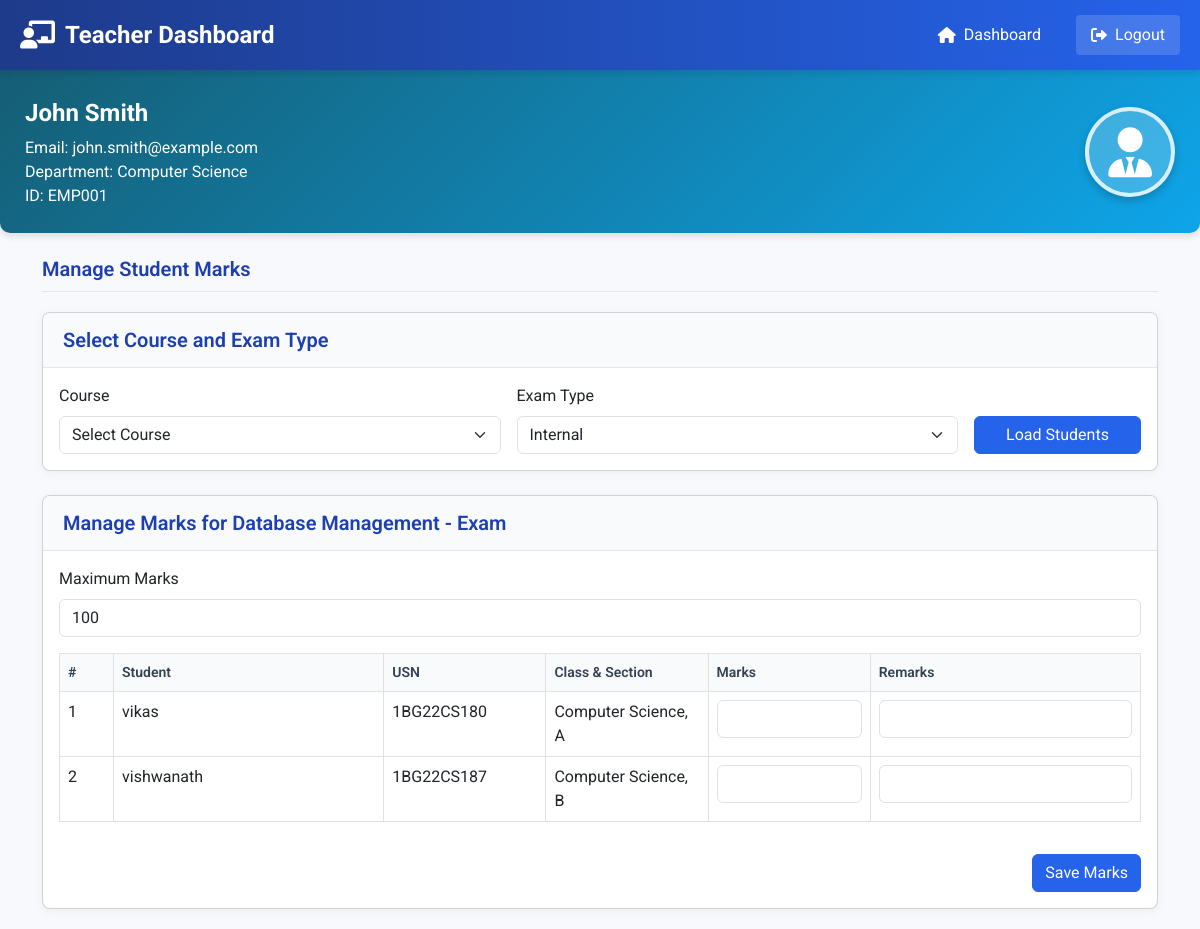
Screenshot of /teacher/manage_marks.php?course=3 (signed in) with the database file from the repository.
### tables this page shows
CREATE TABLE `teachers` (
  `id` int(11) NOT NULL,
  `full_name` varchar(100) NOT NULL,
  `email` varchar(100) NOT NULL,
  `password` varchar(255) NOT NULL,
  `employee_id` varchar(20) NOT NULL,
  `department` varchar(50) NOT NULL,
  `created_at` timestamp NOT NULL DEFAULT current_timestamp(),
  `updated_at` timestamp NOT NULL DEFAULT current_timestamp() ON UPDATE current_timestamp()
);

CREATE TABLE `courses` (
  `id` int(11) NOT NULL,
  `course_code` varchar(20) NOT NULL,
  `course_name` varchar(100) NOT NULL,
  `semester` varchar(20) NOT NULL,
  `created_at` timestamp NOT NULL DEFAULT current_timestamp(),
  `updated_at` timestamp NOT NULL DEFAULT current_timestamp() ON UPDATE current_timestamp()
);

CREATE TABLE `students` (
  `id` int(11) NOT NULL,
  `full_name` varchar(100) NOT NULL,
  `usn` varchar(20) NOT NULL,
  `email` varchar(100) DEFAULT NULL,
  `phone` varchar(20) DEFAULT NULL,
  `dob` date NOT NULL,
  `class` varchar(50) NOT NULL,
  `section` varchar(10) NOT NULL,
  `created_at` timestamp NOT NULL DEFAULT current_timestamp(),
  `updated_at` timestamp NOT NULL DEFAULT current_timestamp() ON UPDATE current_timestamp()
);

### teacher/manage_marks.php (the view, shortened to what this page needs)
<?php
require_once '../includes/functions.php';
$teacher_id = $_SESSION['teacher_id'];
$page_title = "Manage Student Marks";
$sql = "SELECT * FROM teachers WHERE id = ?";
$stmt = $conn->prepare($sql);
$stmt->bind_param("i", $teacher_id);
$stmt->execute();
$result = $stmt->get_result();
$teacher = $result->fetch_assoc();
$courses_sql = "SELECT
    c.id,
    c.course_code,
    c.course_name,
    c.semester
FROM
    courses c
JOIN
    teacher_courses tc ON c.id = tc.course_id
WHERE
    tc.teacher_id = ?
ORDER BY
    c.course_code ASC";
$courses_stmt = $conn->prepare($courses_sql);
$courses_stmt->bind_param("i", $teacher_id);
$courses_stmt->execute();
$courses_result = $courses_stmt->get_result();
$courses = [];
while($course = $courses_result->fetch_assoc()) {
    $courses[] = $course;
}
$selected_course = null;
$students = [];
$exam_types = ['internal', 'midterm', 'final'];
if (isset($_GET['course']) && is_numeric($_GET['course'])) {
    $selected_course = $_GET['course'];
    $course_sql = "SELECT * FROM courses WHERE id = ?";
    $course_stmt = $conn->prepare($course_sql);
    $course_stmt->bind_param("i", $selected_course);
    $course_stmt->execute();
    $course_result = $course_stmt->get_result();
    $course = $course_result->fetch_assoc();
    $students_sql = "SELECT
        s.id,
        s.full_name,
        s.usn,
        s.class,
        s.section
    FROM
        students s
    JOIN
        student_courses sc ON s.id = sc.student_id
    WHERE
        sc.course_id = ?
    ORDER BY
        s.full_name ASC";
    $students_stmt = $conn->prepare($students_sql);
    $students_stmt->bind_param("i", $selected_course);
    $students_stmt->execute();
    $students_result = $students_stmt->get_result();
    while($student = $students_result->fetch_assoc()) {
        $students[] = $student;
    }
}
?>
<!DOCTYPE html>
<html lang="en">
<head>
    <link href="https://cdn.jsdelivr.net/npm/bootstrap@5.3.0-alpha1/dist/css/bootstrap.min.css" rel="stylesheet">
    <link rel="stylesheet" href="https://cdnjs.cloudflare.com/ajax/libs/font-awesome/6.0.0/css/all.min.css">
</head>
<body>
    <div class="header">
        <div class="header-container">
            <div class="header-logo">
                <i class="fas fa-chalkboard-teacher"></i>
                <span>Teacher Dashboard</span>
            </div>
            <div class="header-nav">
                <div class="header-nav-item">
                    <a href="dashboard.php" class="header-nav-link">
                        <i class="fas fa-home"></i> Dashboard
                    </a>
                </div>
                <div class="header-nav-item">
                    <a href="../logout.php" class="header-nav-link logout-link">
                        <i class="fas fa-sign-out-alt"></i> Logout
                    </a>
                </div>
            </div>
        </div>
    </div>
    <div class="teacher-info">
        <div>
            <div class="teacher-name"><?php echo htmlspecialchars($_SESSION['full_name'] ?? $teacher['full_name']); ?></div>
            <div class="teacher-details">
                <div>Email: <?php echo htmlspecialchars($teacher['email'] ?? ''); ?></div>
                <div>Department: <?php echo htmlspecialchars($teacher['department'] ?? ''); ?></div>
                <div>ID: <?php echo htmlspecialchars($teacher['employee_id'] ?? ''); ?></div>
            </div>
        </div>
        <div class="profile-img">
            <i class="fas fa-user-tie"></i>
        </div>
    </div>
    <div class="container mt-4">
        <h5 class="section-title"><?php echo $page_title; ?></h5>
        <div class="card mb-4">
            <div class="card-header">
                <h5>Select Course and Exam Type</h5>
            </div>
            <div class="card-body">
                <form method="get" class="row g-3">
                    <div class="col-md-5">
                        <label for="course" class="form-label">Course</label>
                        <select name="course" id="course" class="form-select" required>
                            <option value="">Select Course</option>
                            <?php foreach($courses as $course): ?>
                                <option value="<?php echo $course['id']; ?>" <?php echo ($selected_course == $course['id']) ? 'selected' : ''; ?>>
                                    <?php echo htmlspecialchars($course['course_code'] . ' - ' . $course['course_name']); ?>
                                </option>
                            <?php endforeach; ?>
                        </select>
                    </div>
                    <div class="col-md-5">
                        <label for="exam_type" class="form-label">Exam Type</label>
                        <select name="exam_type" id="exam_type" class="form-select" required>
                            <?php foreach($exam_types as $type): ?>
                                <option value="<?php echo $type; ?>" <?php echo (isset($_GET['exam_type']) && $_GET['exam_type'] == $type) ? 'selected' : ''; ?>>
                                    <?php echo ucfirst($type); ?>
                                </option>
                            <?php endforeach; ?>
                        </select>
                    </div>
                    <div class="col-md-2 d-flex align-items-end">
                        <button type="submit" class="btn btn-primary w-100">Load Students</button>
                    </div>
                </form>
            </div>
        </div>
        <?php if (!empty($students) && $selected_course): ?>
            <div class="card">
                <div class="card-header">
                    <h5>Manage Marks for <?php echo htmlspecialchars($course['course_name']); ?> - <?php echo ucfirst($_GET['exam_type']); ?> Exam</h5>
                </div>
                <div class="card-body">
                    <form method="post">
                        <div class="mb-3">
                            <label for="max_marks" class="form-label">Maximum Marks</label>
                            <input type="number" class="form-control" id="max_marks" name="max_marks" value="<?php echo isset($students[0]['max_marks']) ? $students[0]['max_marks'] : '100'; ?>" required>
                        </div>
                        <div class="table-responsive">
                            <table class="table table-bordered">
                                <thead>
                                    <tr>
                                        <th style="width: 5%">#</th>
                                        <th style="width: 25%">Student</th>
                                        <th style="width: 15%">USN</th>
                                        <th style="width: 15%">Class & Section</th>
                                        <th style="width: 15%">Marks</th>
                                        <th style="width: 25%">Remarks</th>
                                    </tr>
                                </thead>
                                <tbody>
                                    <?php $sl_no = 1; foreach($students as $student): ?>
                                        <tr>
                                            <td><?php echo $sl_no++; ?></td>
                                            <td><?php echo htmlspecialchars($student['full_name']); ?></td>
                                            <td><?php echo htmlspecialchars($student['usn']); ?></td>
                                            <td><?php echo htmlspecialchars($student['class'] . ', ' . $student['section']); ?></td>
                                            <td>
                                                <input type="number" class="form-control" name="marks[<?php echo $student['id']; ?>][obtained]" value="<?php echo isset($student['marks']) ? $student['marks'] : ''; ?>" step="0.01" min="0">
                                            </td>
                                            <td>
                                                <input type="text" class="form-control" name="marks[<?php echo $student['id']; ?>][remarks]" value="<?php echo isset($student['remarks']) ? htmlspecialchars($student['remarks']) : ''; ?>">
                                            </td>
                                        </tr>
                                    <?php endforeach; ?>
                                </tbody>
                            </table>
                        </div>
                        <div class="d-grid gap-2 d-md-flex justify-content-md-end mt-3">
                            <button type="submit" name="submit_marks" class="btn btn-primary">Save Marks</button>
                        </div>
                    </form>
                </div>
            </div>
        <?php elseif ($selected_course): ?>
            <div class="alert alert-info">No students enrolled in this course.</div>
        <?php endif; ?>
    </div>
</body>
</html>

### teacher/manage_marks.php (style rules this page uses)
body { font-family: 'Roboto', sans-serif; background-color: #f8f9fc; margin: 0; padding: 0; min-height: 100vh; display: flex; flex-direction: column; }
.header { background: linear-gradient(90deg, #1e3a8a 0%, #2563eb 100%); color: white; padding: 15px 0; display: flex; justify-content: space-between; align-items: center; box-shadow: 0 4px 6px rgba(0,0,0,0.1); position: relative; z-index: 10; }
.header-container { width: 100%; display: flex; justify-content: space-between; align-items: center; padding: 0 20px; }
.header-logo { font-size: 24px; font-weight: bold; display: flex; align-items: center; }
.header-logo i { margin-right: 10px; font-size: 28px; }
.header-nav { display: flex; align-items: center; }
.header-nav-item { margin-left: 20px; position: relative; }
.header-nav-link { color: white; text-decoration: none; display: flex; align-items: center; padding: 8px 15px; border-radius: 4px; transition: all 0.3s ease; }
.header-nav-link i { margin-right: 8px; }
.logout-link { background-color: rgba(255, 255, 255, 0.15); border-radius: 4px; }
.teacher-info { background: linear-gradient(135deg, #155e75 0%, #0ea5e9 100%); color: white; padding: 25px; display: flex; justify-content: space-between; align-items: center; border-radius: 0 0 10px 10px; box-shadow: 0 4px 6px rgba(0,0,0,0.1); }
.teacher-name { font-size: 24px; font-weight: bold; margin-bottom: 5px; }
.teacher-details { text-align: left; font-size: 16px; }
.profile-img { width: 90px; height: 90px; border-radius: 50%; border: 4px solid rgba(255,255,255,0.8); background-color: rgba(255,255,255,0.2); display: flex; justify-content: center; align-items: center; overflow: hidden; box-shadow: 0 4px 8px rgba(0,0,0,0.2); margin-left: 20px; }
.profile-img i { font-size: 50px; color: white; }
.card { border-radius: 8px; overflow: hidden; box-shadow: 0 2px 10px rgba(0,0,0,0.05); margin-bottom: 20px; }
.card-header { background-color: #f8fafc; padding: 15px 20px; border-bottom: 1px solid #e5e7eb; }
.card-header h5 { margin: 0; color: #1e40af; font-weight: 600; }
.section-title { font-size: 20px; font-weight: 600; margin-bottom: 20px; color: #1e40af; padding-bottom: 10px; border-bottom: 1px solid #e5e7eb; }
.btn-primary { background-color: #2563eb; border-color: #2563eb; }
.table th { background-color: #f8fafc; color: #334155; font-weight: 600; font-size: 14px; }

### rows the page displays
teachers: email "john.smith@example.com", department "Computer Science", employee "EMP001"
courses: course_name "Database Management"
students: full_name "vikas", usn "1BG22CS180", class+section "Computer Science, A"
students: full_name "vishwanath", usn "1BG22CS187", class+section "Computer Science, B"

### other values shown
$_SESSION['full_name'] "John Smith"
$page_title "Manage Student Marks"
form field exam_type "Internal"
